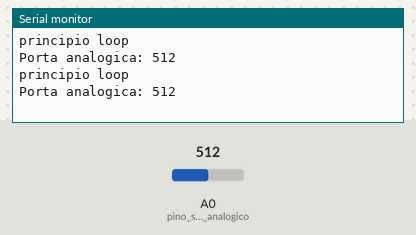
Simulated run of this sketch. Board: Arduino Uno, built with avr-gcc and run on an emulated ATmega328P. Parts: the last lines printed to the serial monitor. The test bench sets the inputs (shaded band); at power-on: A0 (pino_sinal_analogico) = 512.

Above: at 2.3 s.
2.4 s: A0 (pino_sinal_analogico) set to 716
At 3.8 s:
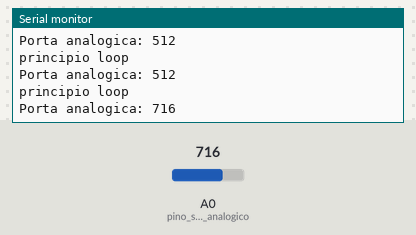
4.5 s: A0 (pino_sinal_analogico) set to 900
At 4.9 s:
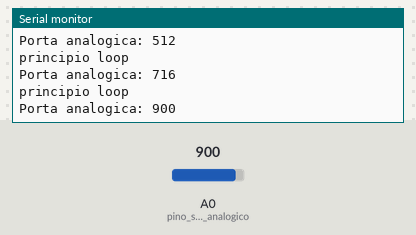
Timing chart, 0 to 7.5 s (numbered marks = the images above; inputs shaded):
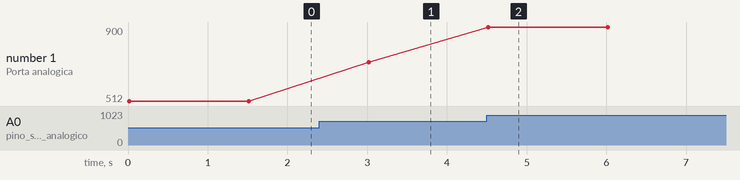

Measured:
- after the input at 2.4 s, the serial monitor: prints a new line after 0.62 s (image 1)
- after the input at 4.5 s, the serial monitor: prints a new line at once (image 2)
- plotted number 1: 512 → 716 after the input at 2.4 s, 716 → 900 after the input at 4.5 s

The sketch:

moist-sensor-v1.ino
```cpp
//Programa: Monitoracao de planta usando Arduino
//Autor: FILIPEFLOP

#define pino_sinal_analogico A0
int valor_analogico;

void setup()
{
  Serial.begin(9600);
  pinMode(pino_sinal_analogico, INPUT);
}
void loop()
{

  Serial.println("principio loop");
  //Le o valor do pino A0 do sensor
  valor_analogico = analogRead(pino_sinal_analogico);

  //Mostra o valor da porta analogica no serial monitor
  Serial.print("Porta analogica: ");
  Serial.println(valor_analogico);

  delay(1500);
}
```
